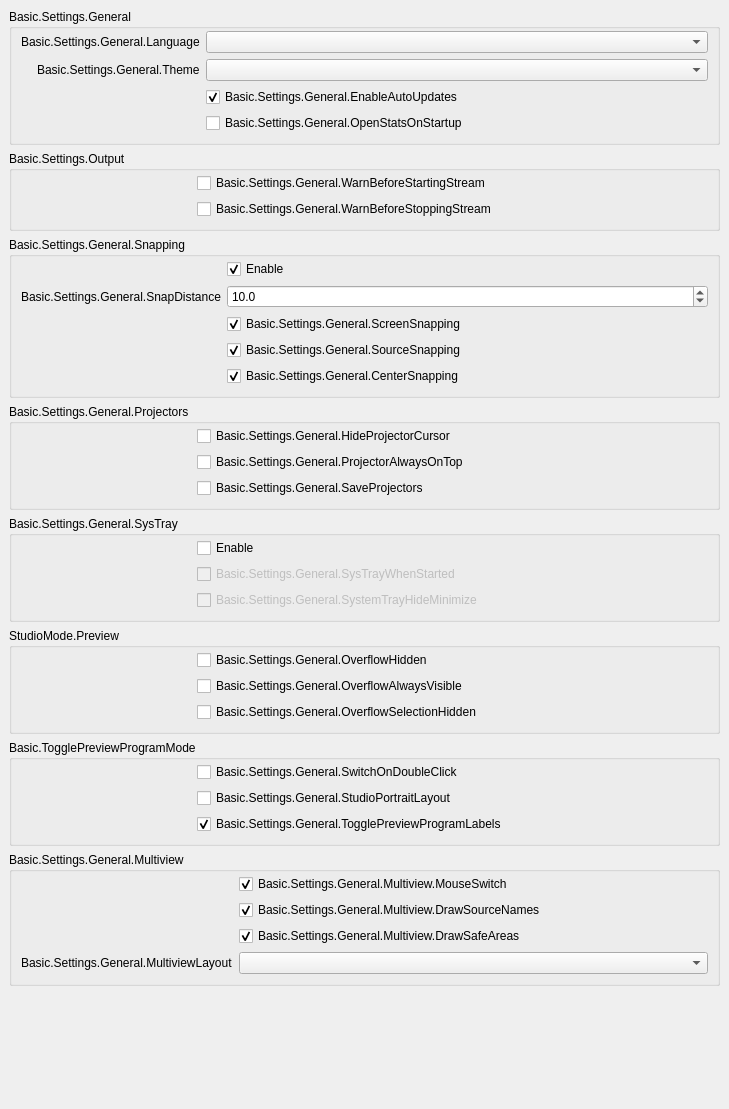
           <widget class="QWidget" name="scrollAreaWidgetContents_2">
            <property name="geometry">
             <rect>
              <x>0</x>
              <y>0</y>
              <width>729</width>
              <height>1109</height>
             </rect>
            </property>
            <layout class="QVBoxLayout" name="verticalLayout_19">
             <property name="leftMargin">
              <number>0</number>
             </property>
             <property name="topMargin">
              <number>0</number>
             </property>
             <property name="rightMargin">
              <number>0</number>
             </property>
             <property name="bottomMargin">
              <number>9</number>
             </property>
             <item alignment="Qt::AlignTop">
              <widget class="QWidget" name="widget_2" native="true">
               <layout class="QVBoxLayout" name="verticalLayout_20">
                <item>
                 <widget class="QGroupBox" name="groupBox_15">
                  <property name="title">
                   <string>Basic.Settings.General</string>
                  </property>
                  <layout class="QFormLayout" name="formLayout_32">
                   <property name="fieldGrowthPolicy">
                    <enum>QFormLayout::AllNonFixedFieldsGrow</enum>
                   </property>
                   <property name="labelAlignment">
                    <set>Qt::AlignRight|Qt::AlignTrailing|Qt::AlignVCenter</set>
                   </property>
                   <property name="topMargin">
                    <number>2</number>
                   </property>
                   <item row="0" column="0">
                    <widget class="QLabel" name="label">
                     <property name="text">
                      <string>Basic.Settings.General.Language</string>
                     </property>
                     <property name="buddy">
                      <cstring>language</cstring>
                     </property>
                    </widget>
                   </item>
                   <item row="0" column="1">
                    <widget class="QComboBox" name="language"/>
                   </item>
                   <item row="1" column="0">
                    <widget class="QLabel" name="label_42">
                     <property name="text">
                      <string>Basic.Settings.General.Theme</string>
                     </property>
                     <property name="buddy">
                      <cstring>theme</cstring>
                     </property>
                    </widget>
                   </item>
                   <item row="1" column="1">
                    <widget class="QComboBox" name="theme"/>
                   </item>
                   <item row="2" column="0">
                    <spacer name="horizontalSpacer_3">
                     <property name="orientation">
                      <enum>Qt::Horizontal</enum>
                     </property>
                     <property name="sizeType">
                      <enum>QSizePolicy::Fixed</enum>
                     </property>
                     <property name="sizeHint" stdset="0">
                      <size>
                       <width>170</width>
                       <height>5</height>
                      </size>
                     </property>
                    </spacer>
                   </item>
                   <item row="2" column="1">
                    <widget class="QCheckBox" name="enableAutoUpdates">
                     <property name="text">
                      <string>Basic.Settings.General.EnableAutoUpdates</string>
                     </property>
                     <property name="checked">
                      <bool>true</bool>
                     </property>
                    </widget>
                   </item>
                   <item row="3" column="1">
                    <widget class="QCheckBox" name="openStatsOnStartup">
                     <property name="text">
                      <string>Basic.Settings.General.OpenStatsOnStartup</string>
                     </property>
                    </widget>
                   </item>
                  </layout>
                 </widget>
                </item>
                <item>
                 <widget class="QGroupBox" name="groupBox_16">
                  <property name="title">
                   <string>Basic.Settings.Output</string>
                  </property>
                  <layout class="QFormLayout" name="formLayout_2">
                   <property name="fieldGrowthPolicy">
                    <enum>QFormLayout::AllNonFixedFieldsGrow</enum>
                   </property>
                   <property name="topMargin">
                    <number>2</number>
                   </property>
                   <item row="0" column="0">
                    <spacer name="horizontalSpacer_5">
                     <property name="orientation">
                      <enum>Qt::Horizontal</enum>
                     </property>
                     <property name="sizeType">
                      <enum>QSizePolicy::Fixed</enum>
                     </property>
                     <property name="sizeHint" stdset="0">
                      <size>
                       <width>170</width>
                       <height>5</height>
                      </size>
                     </property>
                    </spacer>
                   </item>
                   <item row="0" column="1">
                    <widget class="QCheckBox" name="warnBeforeStreamStart">
                     <property name="text">
                      <string>Basic.Settings.General.WarnBeforeStartingStream</string>
                     </property>
                    </widget>
                   </item>
                   <item row="1" column="1">
                    <widget class="QCheckBox" name="warnBeforeStreamStop">
                     <property name="text">
                      <string>Basic.Settings.General.WarnBeforeStoppingStream</string>
                     </property>
                    </widget>
                   </item>
                  </layout>
                 </widget>
                </item>
                <item>
                 <widget class="QGroupBox" name="groupBox_10">
                  <property name="enabled">
                   <bool>true</bool>
                  </property>
                  <property name="sizePolicy">
                   <sizepolicy hsizetype="Preferred" vsizetype="Maximum">
                    <horstretch>0</horstretch>
                    <verstretch>0</verstretch>
                   </sizepolicy>
                  </property>
                  <property name="title">
                   <string>Basic.Settings.General.Snapping</string>
                  </property>
                  <property name="flat">
                   <bool>false</bool>
                  </property>
                  <layout class="QFormLayout" name="formLayout_21">
                   <property name="fieldGrowthPolicy">
                    <enum>QFormLayout::AllNonFixedFieldsGrow</enum>
                   </property>
                   <property name="labelAlignment">
                    <set>Qt::AlignRight|Qt::AlignTrailing|Qt::AlignVCenter</set>
                   </property>
                   <property name="topMargin">
                    <number>2</number>
                   </property>
                   <item row="0" column="1">
                    <widget class="QCheckBox" name="snappingEnabled">
                     <property name="text">
                      <string>Enable</string>
                     </property>
                     <property name="checked">
                      <bool>true</bool>
                     </property>
                    </widget>
                   </item>
                   <item row="2" column="1">
                    <widget class="QCheckBox" name="screenSnapping">
                     <property name="text">
                      <string>Basic.Settings.General.ScreenSnapping</string>
                     </property>
                     <property name="checked">
                      <bool>true</bool>
                     </property>
                    </widget>
                   </item>
                   <item row="4" column="1">
                    <widget class="QCheckBox" name="centerSnapping">
                     <property name="text">
                      <string>Basic.Settings.General.CenterSnapping</string>
                     </property>
                     <property name="checked">
                      <bool>true</bool>
                     </property>
                    </widget>
                   </item>
                   <item row="3" column="1">
                    <widget class="QCheckBox" name="sourceSnapping">
                     <property name="text">
                      <string>Basic.Settings.General.SourceSnapping</string>
                     </property>
                     <property name="checked">
                      <bool>true</bool>
                     </property>
                    </widget>
                   </item>
                   <item row="1" column="1">
                    <widget class="QDoubleSpinBox" name="snapDistance">
                     <property name="decimals">
                      <number>1</number>
                     </property>
                     <property name="singleStep">
                      <double>0.500000000000000</double>
                     </property>
                     <property name="value">
                      <double>10.000000000000000</double>
                     </property>
                    </widget>
                   </item>
                   <item row="1" column="0">
                    <widget class="QLabel" name="label_9">
                     <property name="text">
                      <string>Basic.Settings.General.SnapDistance</string>
                     </property>
                     <property name="buddy">
                      <cstring>snapDistance</cstring>
                     </property>
                    </widget>
                   </item>
                   <item row="3" column="0">
                    <spacer name="horizontalSpacer_4">
                     <property name="orientation">
                      <enum>Qt::Horizontal</enum>
                     </property>
                     <property name="sizeType">
                      <enum>QSizePolicy::Fixed</enum>
                     </property>
                     <property name="sizeHint" stdset="0">
                      <size>
                       <width>170</width>
                       <height>5</height>
                      </size>
                     </property>
                    </spacer>
                   </item>
                  </layout>
                 </widget>
                </item>
                <item>
                 <widget class="QGroupBox" name="groupBox_14">
                  <property name="title">
                   <string>Basic.Settings.General.Projectors</string>
                  </property>
                  <layout class="QFormLayout" name="formLayout_28">
                   <property name="fieldGrowthPolicy">
                    <enum>QFormLayout::AllNonFixedFieldsGrow</enum>
                   </property>
                   <property name="topMargin">
                    <number>2</number>
                   </property>
                   <item row="0" column="1">
                    <widget class="QCheckBox" name="hideProjectorCursor">
                     <property name="text">
                      <string>Basic.Settings.General.HideProjectorCursor</string>
                     </property>
                    </widget>
                   </item>
                   <item row="1" column="1">
                    <widget class="QCheckBox" name="projectorAlwaysOnTop">
                     <property name="text">
                      <string>Basic.Settings.General.ProjectorAlwaysOnTop</string>
                     </property>
                    </widget>
                   </item>
                   <item row="2" column="1">
                    <widget class="QCheckBox" name="saveProjectors">
                     <property name="text">
                      <string>Basic.Settings.General.SaveProjectors</string>
                     </property>
                    </widget>
                   </item>
                   <item row="1" column="0">
                    <spacer name="horizontalSpacer">
                     <property name="orientation">
                      <enum>Qt::Horizontal</enum>
                     </property>
                     <property name="sizeType">
                      <enum>QSizePolicy::Fixed</enum>
                     </property>
                     <property name="sizeHint" stdset="0">
                      <size>
                       <width>170</width>
                       <height>5</height>
                      </size>
                     </property>
                    </spacer>
                   </item>
                  </layout>
                 </widget>
                </item>
                <item>
                 <widget class="QGroupBox" name="groupBox_13">
                  <property name="title">
                   <string>Basic.Settings.General.SysTray</string>
                  </property>
                  <layout class="QFormLayout" name="formLayout_29">
                   <property name="fieldGrowthPolicy">
                    <enum>QFormLayout::AllNonFixedFieldsGrow</enum>
                   </property>
                   <property name="topMargin">
                    <number>2</number>
                   </property>
                   <item row="0" column="1">
                    <widget class="QCheckBox" name="systemTrayEnabled">
                     <property name="text">
                      <string>Enable</string>
                     </property>
                    </widget>
                   </item>
                   <item row="1" column="1">
                    <widget class="QCheckBox" name="systemTrayWhenStarted">
                     <property name="enabled">
                      <bool>false</bool>
                     </property>
                     <property name="text">
                      <string>Basic.Settings.General.SysTrayWhenStarted</string>
                     </property>
                    </widget>
                   </item>
                   <item row="2" column="1">
                    <widget class="QCheckBox" name="systemTrayAlways">
                     <property name="enabled">
                      <bool>false</bool>
                     </property>
                     <property name="text">
                      <string>Basic.Settings.General.SystemTrayHideMinimize</string>
                     </property>
                    </widget>
                   </item>
                   <item row="1" column="0">
                    <spacer name="horizontalSpacer_2">
                     <property name="orientation">
                      <enum>Qt::Horizontal</enum>
                     </property>
                     <property name="sizeType">
                      <enum>QSizePolicy::Fixed</enum>
                     </property>
                     <property name="sizeHint" stdset="0">
                      <size>
                       <width>170</width>
                       <height>5</height>
                      </size>
                     </property>
                    </spacer>
                   </item>
                  </layout>
                 </widget>
                </item>
                <item>
                 <widget class="QGroupBox" name="groupBox_18">
                  <property name="title">
                   <string>StudioMode.Preview</string>
                  </property>
                  <layout class="QFormLayout" name="formLayout_35">
                   <property name="fieldGrowthPolicy">
                    <enum>QFormLayout::AllNonFixedFieldsGrow</enum>
                   </property>
                   <property name="labelAlignment">
                    <set>Qt::AlignRight|Qt::AlignTrailing|Qt::AlignVCenter</set>
                   </property>
                   <property name="topMargin">
                    <number>2</number>
                   </property>
                   <item row="1" column="1">
                    <widget class="QCheckBox" name="overflowAlwaysVisible">
                     <property name="text">
                      <string>Basic.Settings.General.OverflowAlwaysVisible</string>
                     </property>
                    </widget>
                   </item>
                   <item row="0" column="0">
                    <spacer name="horizontalSpacer_25">
                     <property name="orientation">
                      <enum>Qt::Horizontal</enum>
                     </property>
                     <property name="sizeHint" stdset="0">
                      <size>
                       <width>170</width>
                       <height>5</height>
                      </size>
                     </property>
                    </spacer>
                   </item>
                   <item row="2" column="1">
                    <widget class="QCheckBox" name="overflowSelectionHide">
                     <property name="text">
                      <string>Basic.Settings.General.OverflowSelectionHidden</string>
                     </property>
                    </widget>
                   </item>
                   <item row="0" column="1">
                    <widget class="QCheckBox" name="overflowHide">
                     <property name="text">
                      <string>Basic.Settings.General.OverflowHidden</string>
                     </property>
                    </widget>
                   </item>
                  </layout>
                 </widget>
                </item>
                <item>
                 <widget class="QGroupBox" name="groupBox_11">
                  <property name="title">
                   <string>Basic.TogglePreviewProgramMode</string>
                  </property>
                  <layout class="QFormLayout" name="formLayout_31">
                   <property name="fieldGrowthPolicy">
                    <enum>QFormLayout::AllNonFixedFieldsGrow</enum>
                   </property>
                   <property name="labelAlignment">
                    <set>Qt::AlignRight|Qt::AlignTrailing|Qt::AlignVCenter</set>
                   </property>
                   <property name="topMargin">
                    <number>2</number>
                   </property>
                   <item row="0" column="1">
                    <widget class="QCheckBox" name="doubleClickSwitch">
                     <property name="text">
                      <string>Basic.Settings.General.SwitchOnDoubleClick</string>
                     </property>
                    </widget>
                   </item>
                   <item row="0" column="0">
                    <spacer name="horizontalSpacer_6">
                     <property name="orientation">
                      <enum>Qt::Horizontal</enum>
                     </property>
                     <property name="sizeHint" stdset="0">
                      <size>
                       <width>170</width>
                       <height>5</height>
                      </size>
                     </property>
                    </spacer>
                   </item>
                   <item row="1" column="1">
                    <widget class="QCheckBox" name="studioPortraitLayout">
                     <property name="text">
                      <string>Basic.Settings.General.StudioPortraitLayout</string>
                     </property>
                    </widget>
                   </item>
                   <item row="2" column="1">
                    <widget class="QCheckBox" name="prevProgLabelToggle">
                     <property name="text">
                      <string>Basic.Settings.General.TogglePreviewProgramLabels</string>
                     </property>
                     <property name="checked">
                      <bool>true</bool>
                     </property>
                    </widget>
                   </item>
                  </layout>
                 </widget>
                </item>
                <item>
                 <widget class="QGroupBox" name="groupBoxMultiview">
                  <property name="title">
                   <string>Basic.Settings.General.Multiview</string>
                  </property>
                  <layout class="QFormLayout" name="formLayoutMultiview">
                   <property name="fieldGrowthPolicy">
                    <enum>QFormLayout::AllNonFixedFieldsGrow</enum>
                   </property>
                   <property name="labelAlignment">
                    <set>Qt::AlignRight|Qt::AlignTrailing|Qt::AlignVCenter</set>
                   </property>
                   <property name="topMargin">
                    <number>2</number>
                   </property>
                   <item row="0" column="0">
                    <spacer name="horizontalSpacerMultiview">
                     <property name="orientation">
                      <enum>Qt::Horizontal</enum>
                     </property>
                     <property name="sizeType">
                      <enum>QSizePolicy::Fixed</enum>
                     </property>
                     <property name="sizeHint" stdset="0">
                      <size>
                       <width>170</width>
                       <height>5</height>
                      </size>
                     </property>
                    </spacer>
                   </item>
                   <item row="0" column="1">
                    <widget class="QCheckBox" name="multiviewMouseSwitch">
                     <property name="text">
                      <string>Basic.Settings.General.Multiview.MouseSwitch</string>
                     </property>
                     <property name="checked">
                      <bool>true</bool>
                     </property>
                    </widget>
                   </item>
                   <item row="1" column="1">
                    <widget class="QCheckBox" name="multiviewDrawNames">
                     <property name="text">
                      <string>Basic.Settings.General.Multiview.DrawSourceNames</string>
                     </property>
                     <property name="checked">
                      <bool>true</bool>
                     </property>
                    </widget>
                   </item>
                   <item row="2" column="1">
                    <widget class="QCheckBox" name="multiviewDrawAreas">
                     <property name="text">
                      <string>Basic.Settings.General.Multiview.DrawSafeAreas</string>
                     </property>
                     <property name="checked">
                      <bool>true</bool>
                     </property>
                    </widget>
                   </item>
                   <item row="3" column="1">
                    <widget class="QComboBox" name="multiviewLayout"/>
                   </item>
                   <item row="3" column="0">
                    <widget class="QLabel" name="label_64">
                     <property name="text">
                      <string>Basic.Settings.General.MultiviewLayout</string>
                     </property>
                     <property name="buddy">
                      <cstring>multiviewLayout</cstring>
                     </property>
                    </widget>
                   </item>
                  </layout>
                 </widget>
                </item>
               </layout>
              </widget>
             </item>
            </layout>
           </widget>
